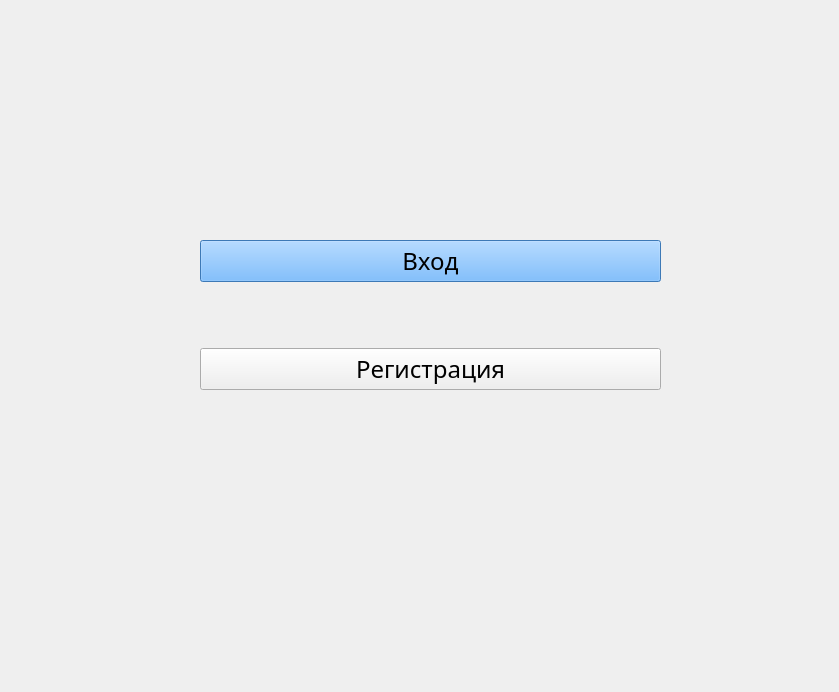
<?xml version="1.0" encoding="UTF-8"?>
<ui version="4.0">
 <class>Form</class>
 <widget class="QWidget" name="Form">
  <property name="geometry">
   <rect>
    <x>0</x>
    <y>0</y>
    <width>839</width>
    <height>692</height>
   </rect>
  </property>
  <property name="windowTitle">
   <string>Form</string>
  </property>
  <property name="styleSheet">
   <string notr="true">font: 18pt &quot;Century Gothic&quot;;
background-image:&quot;C:\Emotion_Detection_CNN-main\fon.png&quot;;</string>
  </property>
  <widget class="QWidget" name="verticalLayoutWidget">
   <property name="geometry">
    <rect>
     <x>200</x>
     <y>180</y>
     <width>461</width>
     <height>271</height>
    </rect>
   </property>
   <layout class="QVBoxLayout" name="verticalLayout">
    <item>
     <widget class="QPushButton" name="pushButton">
      <property name="font">
       <font>
        <family>Century Gothic</family>
        <pointsize>18</pointsize>
        <weight>50</weight>
        <italic>false</italic>
        <bold>false</bold>
       </font>
      </property>
      <property name="styleSheet">
       <string notr="true">background-color: rgb(85, 170, 255);</string>
      </property>
      <property name="text">
       <string>Вход</string>
      </property>
      <property name="iconSize">
       <size>
        <width>100</width>
        <height>100</height>
       </size>
      </property>
     </widget>
    </item>
    <item>
     <widget class="QPushButton" name="pushButton_2">
      <property name="font">
       <font>
        <family>Century Gothic</family>
        <pointsize>18</pointsize>
       </font>
      </property>
      <property name="text">
       <string>Регистрация</string>
      </property>
      <property name="iconSize">
       <size>
        <width>100</width>
        <height>100</height>
       </size>
      </property>
     </widget>
    </item>
   </layout>
  </widget>
 </widget>
 <resources>
  <include location="../Users/Efim/Downloads/Монтажная область 7.qrc"/>
  <include location="../Users/Efim/Downloads/fon.qrc"/>
 </resources>
 <connections/>
</ui>
